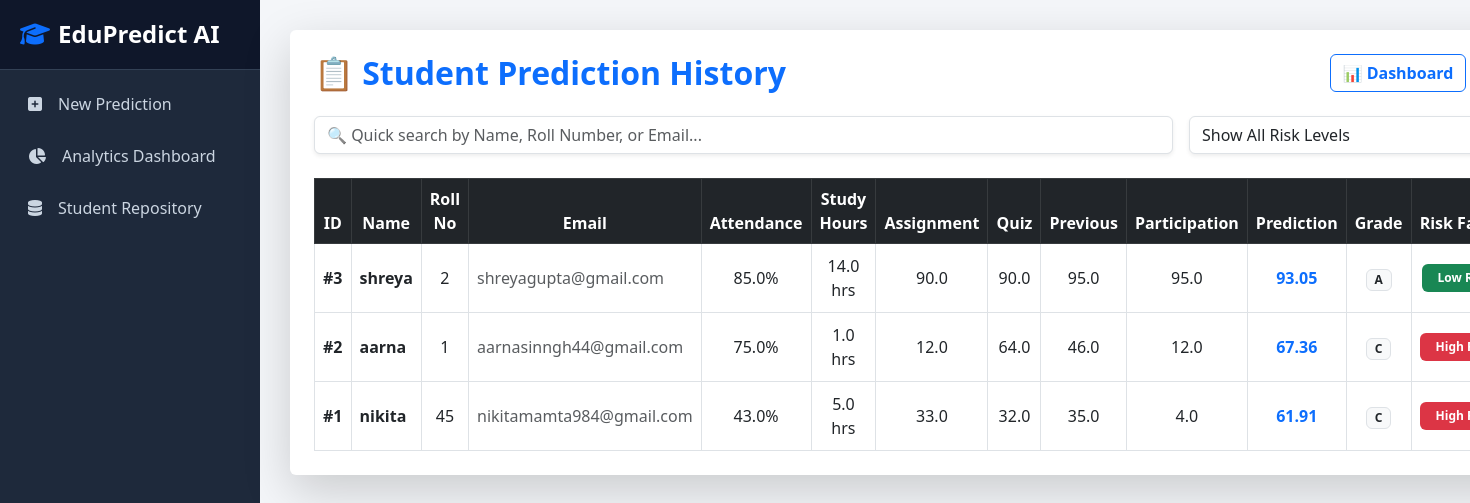
The app's page /history with its own data.
### tables this page shows
CREATE TABLE students(

id INTEGER PRIMARY KEY AUTOINCREMENT,

name TEXT,

roll TEXT,

email TEXT,

attendance REAL,

study_hours REAL,

assignment_marks REAL,

quiz_marks REAL,

previous_marks REAL,

participation REAL,

predicted_marks REAL,

grade TEXT,

risk TEXT

);

### app.py (the view)
@app.route("/history")
def history():
    conn = sqlite3.connect("students.db")
    cur = conn.cursor()
    cur.execute("SELECT * FROM students ORDER BY id DESC")
    students = cur.fetchall()
    conn.close()
    return render_template(
        "history.html",
        students=students
    )

### templates/history.html (shortened to what this page needs)
{% extends "base.html" %}
{% block content %}
<div class="card shadow-lg p-4 border-0">
    <div class="d-flex justify-content-between align-items-center mb-4 flex-wrap gap-2">
        <h2 class="text-primary fw-bold mb-0">📋 Student Prediction History</h2>
        <div class="d-flex gap-2">
            <a href="/dashboard" class="btn btn-outline-primary fw-bold">📊 Dashboard</a>
        </div>
    </div>
    <div class="row g-3 mb-4">
        <div class="col-md-8">
            <input type="text" id="tableSearch" class="form-control shadow-sm" placeholder="🔍 Quick search by Name, Roll Number, or Email...">
        </div>
        <div class="col-md-4">
            <select id="severityFilter" class="form-select shadow-sm">
                <option value="ALL">Show All Risk Levels</option>
            </select>
        </div>
    </div>
    <div class="table-responsive">
        <table class="table table-bordered table-hover align-middle mb-0">
            <thead class="table-dark">
                <tr class="text-center">
                    <th>ID</th>
                    <th>Name</th>
                    <th>Roll No</th>
                    <th>Email</th>
                    <th>Attendance</th>
                    <th>Study Hours</th>
                    <th>Assignment</th>
                    <th>Quiz</th>
                    <th>Previous</th>
                    <th>Participation</th>
                    <th>Prediction</th>
                    <th>Grade</th>
                    <th>Risk Factor</th>
                </tr>
            </thead>
            <tbody id="historyTableBody">
                {% for s in students %}
                <tr class="student-row text-center">
                    <td class="fw-bold">#{{ s[0] }}</td>
                    <td class="student-name text-start fw-semibold">{{ s[1] }}</td>
                    <td class="student-roll">{{ s[2] }}</td>
                    <td class="student-email text-start text-muted">{{ s[3] }}</td>
                    <td>{{ s[4] }}%</td>
                    <td>{{ s[5] }} hrs</td>
                    <td>{{ s[6] }}</td>
                    <td>{{ s[7] }}</td>
                    <td>{{ s[8] }}</td>
                    <td>{{ s[9] }}</td>
                    <td class="fw-bold text-primary fs-6">{{ s[10] }}</td>
                    <td><span class="badge bg-light text-dark border fw-bold">{{ s[11] }}</span></td>
                    <td class="risk-column">
                        {% if 'high' in s[12]|lower %}
                            <span class="badge bg-danger px-3 py-2 fw-semibold">High Risk</span>
                        {% elif 'medium' in s[12]|lower %}
                            <span class="badge bg-warning text-dark px-3 py-2 fw-semibold">Medium Risk</span>
                        {% else %}
                            <span class="badge bg-success px-3 py-2 fw-semibold">Low Risk</span>
                        {% endif %}
                    </td>
                </tr>
                {% else %}
                <tr id="emptyRow">
                    <td colspan="14" class="text-center text-muted py-5">
                        No student history records found in the database.
                    </td>
                </tr>
                {% endfor %}
            </tbody>
        </table>
    </div>
</div>
{% endblock %}

### templates/base.html (shortened to what this page needs)
<!DOCTYPE html>
<html lang="en">
<head>
    <link href="https://cdn.jsdelivr.net/npm/bootstrap@5.3.0/dist/css/bootstrap.min.css" rel="stylesheet">
    <link rel="stylesheet" href="https://cdnjs.cloudflare.com/ajax/libs/font-awesome/6.4.0/css/all.min.css">
</head>
<body>
<div class="wrapper">
    <nav id="sidebar">
        <div class="sidebar-header">
            <h4 class="mb-0 fw-bold"><i class="fa-solid fa-graduation-cap text-primary me-2"></i>EduPredict AI</h4>
        </div>
        <ul class="list-unstyled p-2">
            <li><a href="/"><i class="fa-solid fa-square-plus me-3"></i>New Prediction</a></li>
            <li><a href="/dashboard"><i class="fa-solid fa-chart-pie me-3"></i>Analytics Dashboard</a></li>
            <li><a href="/history"><i class="fa-solid fa-database me-3"></i>Student Repository</a></li>
        </ul>
    </nav>
    <div id="content">
        {% block content %}{% endblock %}
    </div>
</div>
</body>
</html>

### templates/base.html (style rules this page uses)
body { background-color: #f4f6f9; font-family: 'Segoe UI', sans-serif; }
.wrapper { display: flex; width: 100%; align-items: stretch; }
#sidebar { min-width: 260px; max-width: 260px; background: #1e293b; color: #fff; min-height: 100vh; }
#sidebar .sidebar-header { padding: 20px; background: #0f172a; border-bottom: 1px solid #334155; }
#sidebar ul li a { padding: 14px 20px; color: #cbd5e1; text-decoration: none; display: flex; align-items: center; transition: 0.2s; }
#content { width: 100%; padding: 30px; }

### records on screen
students: id "3", name "shreya", roll "2", email "shreyagupta@gmail.com", attendance "85.0", study_hours "14.0", assignment_marks "90.0", quiz_marks "90.0", previous_marks "95.0", participation "95.0", predicted_marks "93.05", grade "A", risk "Low…"
students: id "2", name "aarna", roll "1", email "aarnasinngh44@gmail.com", attendance "75.0", study_hours "1.0", assignment_marks "12.0", quiz_marks "64.0", previous_marks "46.0", participation "12.0", predicted_marks "67.36", grade "C", risk "High…"
students: id "1", name "nikita", roll "45", email "nikitamamta984@gmail.com", attendance "43.0", study_hours "5.0", assignment_marks "33.0", quiz_marks "32.0", previous_marks "35.0", participation "4.0", predicted_marks "61.91", grade "C", risk "High…"
